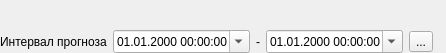
<?xml version="1.0" encoding="UTF-8"?>
<ui version="4.0">
 <class>DtIntervalWidget</class>
 <widget class="QWidget" name="DtIntervalWidget">
  <property name="geometry">
   <rect>
    <x>0</x>
    <y>0</y>
    <width>431</width>
    <height>52</height>
   </rect>
  </property>
  <property name="sizePolicy">
   <sizepolicy hsizetype="Expanding" vsizetype="Preferred">
    <horstretch>0</horstretch>
    <verstretch>0</verstretch>
   </sizepolicy>
  </property>
  <property name="windowTitle">
   <string>Form</string>
  </property>
  <layout class="QGridLayout" name="gridLayout">
   <property name="leftMargin">
    <number>0</number>
   </property>
   <property name="topMargin">
    <number>0</number>
   </property>
   <property name="rightMargin">
    <number>0</number>
   </property>
   <property name="bottomMargin">
    <number>0</number>
   </property>
   <item row="0" column="0" colspan="6">
    <widget class="IntervalSlider" name="widgetSelectInterval" native="true">
     <property name="minimumSize">
      <size>
       <width>0</width>
       <height>24</height>
      </size>
     </property>
     <property name="maximumSize">
      <size>
       <width>16777215</width>
       <height>24</height>
      </size>
     </property>
    </widget>
   </item>
   <item row="1" column="0">
    <widget class="QLabel" name="dateLabel">
     <property name="text">
      <string>Интервал прогноза</string>
     </property>
    </widget>
   </item>
   <item row="1" column="1">
    <widget class="QDateTimeEdit" name="dateTimeEditBegin">
     <property name="sizePolicy">
      <sizepolicy hsizetype="Expanding" vsizetype="Fixed">
       <horstretch>0</horstretch>
       <verstretch>0</verstretch>
      </sizepolicy>
     </property>
     <property name="displayFormat">
      <string>dd.MM.yyyy hh:mm:ss</string>
     </property>
     <property name="calendarPopup">
      <bool>true</bool>
     </property>
     <property name="timeSpec">
      <enum>Qt::UTC</enum>
     </property>
    </widget>
   </item>
   <item row="1" column="2">
    <widget class="QLabel" name="betweenDateLabel">
     <property name="text">
      <string>-</string>
     </property>
    </widget>
   </item>
   <item row="1" column="3">
    <widget class="QDateTimeEdit" name="dateTimeEditEnd">
     <property name="sizePolicy">
      <sizepolicy hsizetype="Expanding" vsizetype="Fixed">
       <horstretch>0</horstretch>
       <verstretch>0</verstretch>
      </sizepolicy>
     </property>
     <property name="displayFormat">
      <string>dd.MM.yyyy hh:mm:ss</string>
     </property>
     <property name="calendarPopup">
      <bool>true</bool>
     </property>
     <property name="timeSpec">
      <enum>Qt::UTC</enum>
     </property>
    </widget>
   </item>
   <item row="1" column="4">
    <widget class="QToolButton" name="toolButtonToDt">
     <property name="text">
      <string>...</string>
     </property>
     <property name="icon">
      <iconset resource="../images.qrc">
       <normaloff>:/icons/icons/request_wait.png</normaloff>:/icons/icons/request_wait.png</iconset>
     </property>
     <property name="popupMode">
      <enum>QToolButton::InstantPopup</enum>
     </property>
    </widget>
   </item>
   <item row="1" column="5">
    <widget class="QLabel" name="labelInterval">
     <property name="sizePolicy">
      <sizepolicy hsizetype="Fixed" vsizetype="Preferred">
       <horstretch>0</horstretch>
       <verstretch>0</verstretch>
      </sizepolicy>
     </property>
     <property name="text">
      <string/>
     </property>
    </widget>
   </item>
  </layout>
 </widget>
 <customwidgets>
  <customwidget>
   <class>IntervalSlider</class>
   <extends>QWidget</extends>
   <header>intervalslider.h</header>
   <container>1</container>
  </customwidget>
 </customwidgets>
 <resources>
  <include location="../images.qrc"/>
 </resources>
 <connections/>
</ui>
